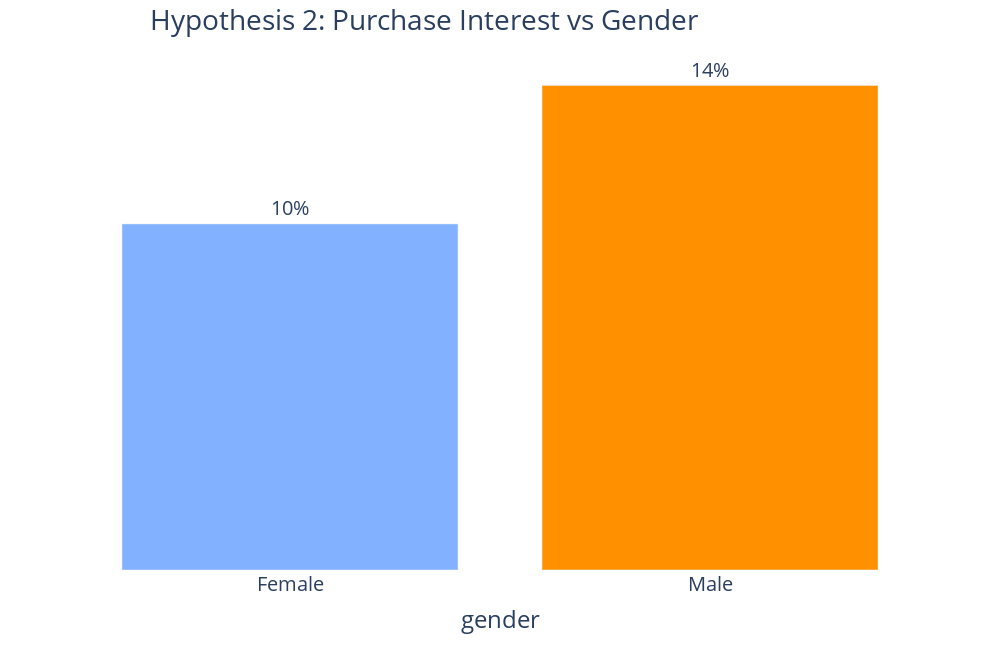

Notebook code cell kept with this figure:
### Markdown cell above
**Hypothesis is false**. Only 10% of women express interest in buying vehicle insurance, compared to 14% of men.

### Code cell
ax2 = pd.crosstab(df4['gender'], df4['response'])
ax2['percentage'] = round(ax2[1]/(ax2[0]+ax2[1])*100)

# Creating new dataframe for a bar chart
aux2 = [['Female', 10],['Male',14]]
aux2_df = pd.DataFrame(aux2, columns=['gender','percentage'])

# Bar chart
fig2 = px.bar(aux2_df, 
             x='gender', 
             y='percentage', 
             color='gender', 
             text='percentage',
             width=1000,
             height=650,
             color_discrete_sequence=['#82B1FF', '#FF9100'])

fig2.update_traces(texttemplate='%{text:.2s}%', 
                   textposition='outside')

fig2.update_layout(title_text='Hypothesis 2: Purchase Interest vs Gender', 
                   title_x=0.15,
                   font=dict(size=20),
                   xaxis_visible=True,
                   yaxis_visible=False,
                   plot_bgcolor='rgba(0, 0, 0, 0)',
                   paper_bgcolor='rgba(0, 0, 0, 0)',
                   showlegend=False)

fig2.show()

### Figure 1 — Plotly figure (JSON) as saved in the notebook; plotly's stock layout.template omitted (floating-point values rounded to 4 significant figures)
{"data": [{"alignmentgroup": "True", "hovertemplate": "gender=%{x}<br>percentage=%{text}<extra></extra>", "legendgroup": "Female", "marker": {"color": "#82B1FF", "pattern": {"shape": ""}}, "name": "Female", "offsetgroup": "Female", "orientation": "v", "showlegend": true, "text": [10], "textposition": "outside", "texttemplate": "%{text:.2s}%", "type": "bar", "x": ["Female"], "xaxis": "x", "y": [10], "yaxis": "y"}, {"alignmentgroup": "True", "hovertemplate": "gender=%{x}<br>percentage=%{text}<extra></extra>", "legendgroup": "Male", "marker": {"color": "#FF9100", "pattern": {"shape": ""}}, "name": "Male", "offsetgroup": "Male", "orientation": "v", "showlegend": true, "text": [14], "textposition": "outside", "texttemplate": "%{text:.2s}%", "type": "bar", "x": ["Male"], "xaxis": "x", "y": [14], "yaxis": "y"}], "layout": {"barmode": "relative", "font": {"size": 20}, "height": 650, "legend": {"title": {"text": "gender"}, "tracegroupgap": 0}, "margin": {"t": 60}, "paper_bgcolor": "rgba(0, 0, 0, 0)", "plot_bgcolor": "rgba(0, 0, 0, 0)", "showlegend": false, "title": {"text": "Hypothesis 2: Purchase Interest vs Gender", "x": 0.15}, "width": 1000, "xaxis": {"anchor": "y", "categoryarray": ["Female", "Male"], "categoryorder": "array", "domain": [0, 1], "title": {"text": "gender"}, "visible": true}, "yaxis": {"anchor": "x", "domain": [0, 1], "title": {"text": "percentage"}, "visible": false}}}
